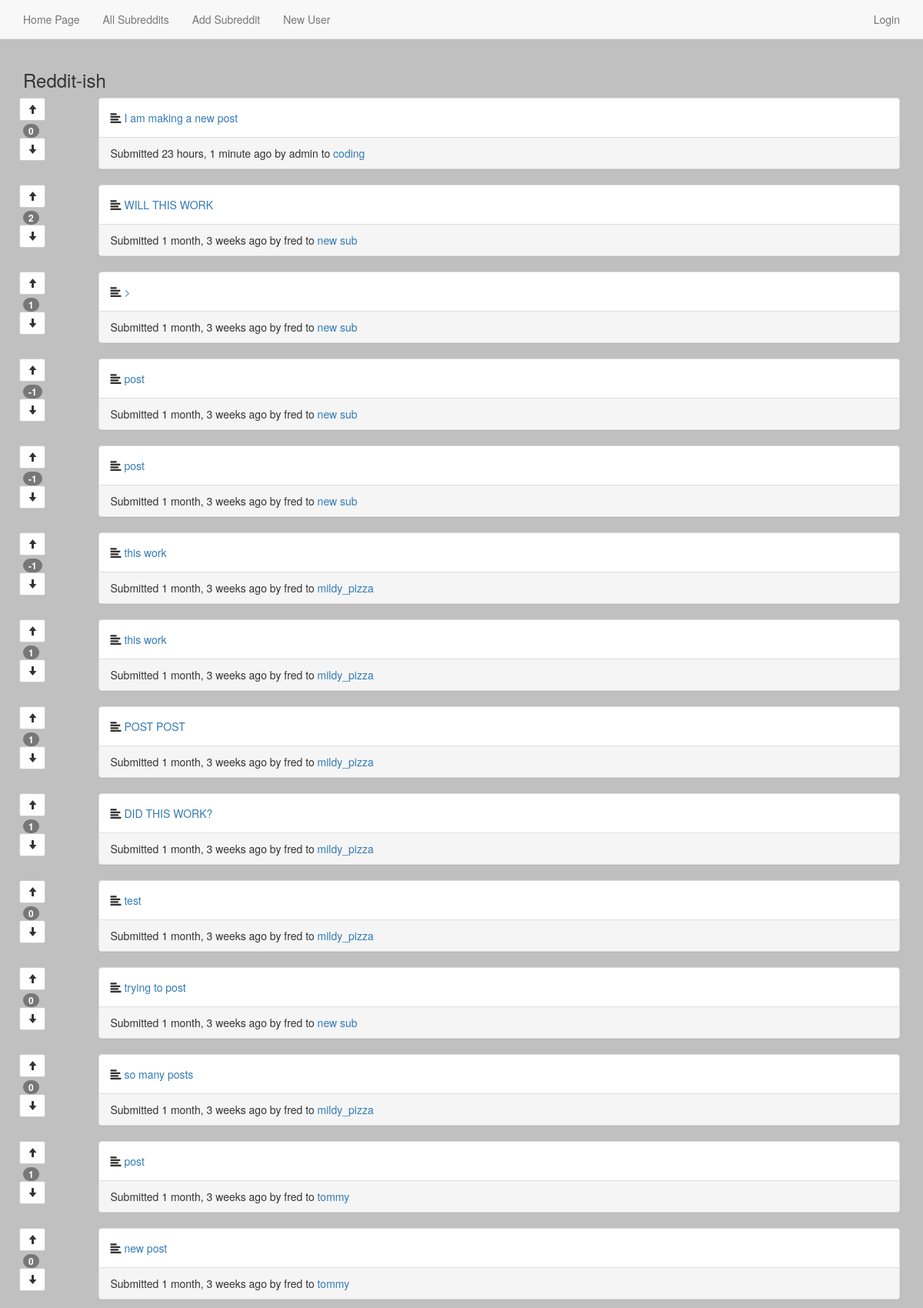
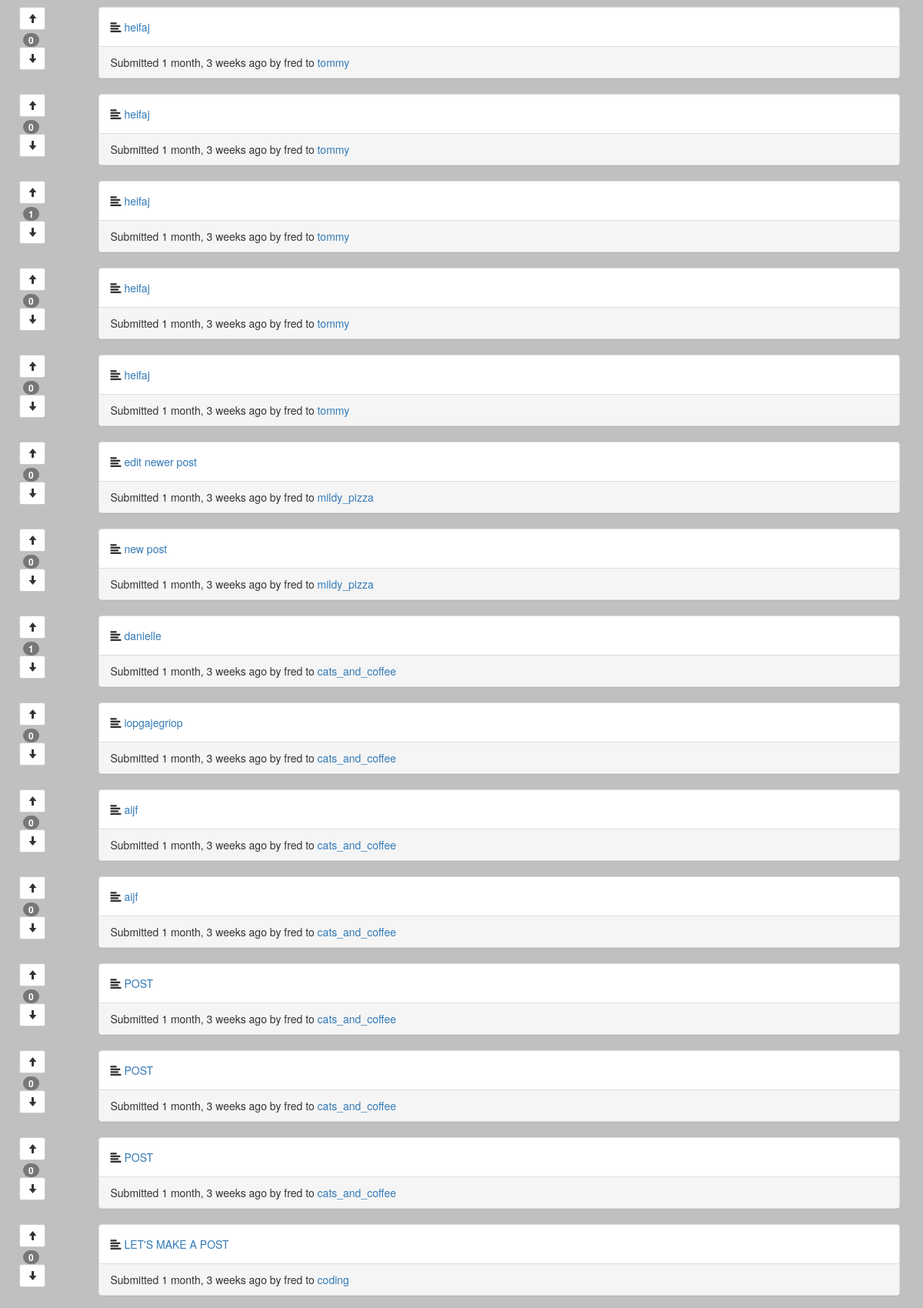
The page / (upper part) on the database its author committed (2 pictures, top to bottom).
### reddit_app/models.py (models this page shows, shortened)
class Post(models.Model):
    title = models.CharField(max_length=175)
    description = models.CharField(max_length=255)
    url = models.URLField(null=True, blank=True)
    creation_time = models.DateTimeField(auto_now_add=True)
    modification_time = models.DateTimeField(auto_now=True)
    subreddit = models.ForeignKey(Subreddit)
    user = models.ForeignKey(User)
    class Meta:
        ordering = ("-creation_time",)
    @property
    def score(self):
        return sum([post_obj.score for post_obj in self.postvote_set.all()])

class PostVote(models.Model):
    user = models.ForeignKey(User)
    post = models.ForeignKey(Post)
    value = models.BooleanField()
    class Meta:
        unique_together = ('user', 'post')
    @property
    def score(self):
        if self.value:
            return 1
        return -1

class Subreddit(models.Model):
    name = models.CharField(max_length=50)
    description = models.TextField()
    creation = models.DateTimeField(auto_now_add=True)
    def __str__(self):
        return self.name

### reddit_app/views.py (the view)
# urls.py: url(r'^$', IndexView.as_view(), name="index_view"),
class IndexView(ListView):
    template_name = 'index.html'
    model = Post

### templates/index.html (shortened to what this page needs)
{% extends 'base.html' %}
{% block content %}
            <div class="row">
            {% for post in object_list %}
              <div class="col-sm-1 ">
                  <div class="row center-block">
                    <div class="col">
                    <div class="btn-toolbar" role='group'>
                      <form class="" action="{% url 'post_upvote_view' post.id %}" method="post">
                        <button type="submit" class='btn btn-default btn-sm'>
                          <span class="glyphicon glyphicon-arrow-up" aria-hidden="true"></span>
                        </button>
                      </form>
                    </div>
                  </div>
                  </div>
                  <div class="row center-block">
                    <div class="col">
                      <span class="badge">{{ post.score }}</span>
                    </div>
                  </div>
                  <div class="row center-block">
                    <div class="col">
                    <div class="btn-toolbar" role='group'>
                      <form class="" action="{% url 'post_downvote_view' post.id %}" method="post">
                        <button type="submit" class='btn btn-default btn-sm'>
                          <span class="glyphicon glyphicon-arrow-down" aria-hidden="true"></span>
                        </button>
                      </form>
                    </div>
                  </div>
                  </div>
              </div>
              <div class="col-sm-11">
              <div class="panel panel-default">
                <div class="panel-body">
                  <span class="glyphicon glyphicon-align-left" aria-hidden="true"></span>
                  <a href="{% url 'post_detail_view' post.id %}">{{ post.title }}</a>
                </div>
                <div class="panel-footer">
                    Submitted {{ post.creation_time|timesince }} ago by {{ post.user }}
                    to <a href="{% url 'subreddit_detail_view' post.subreddit.id %}">{{ post.subreddit }}</a>
                </div>
              </div>
              </div>
              {% endfor %}
            </div>
{% endblock %}

### templates/base.html (style rules this page uses)
body { background-color: silver; }

### rows shown on the page
Post: score "0", title "I am making a new post", creation_time "23 hours, 1 minute", user "admin", subreddit "coding"
Post: score "2", title "WILL THIS WORK", creation_time "1 month, 3 weeks", user "fred", subreddit "new sub"
Post: score "1", title ">", creation_time "1 month, 3 weeks", user "fred", subreddit "new sub"
Post: score "-1", title "post", creation_time "1 month, 3 weeks", user "fred", subreddit "new sub"
Post: score "-1", title "post", creation_time "1 month, 3 weeks", user "fred", subreddit "new sub"
Post: score "-1", title "this work", creation_time "1 month, 3 weeks", user "fred", subreddit "mildy_pizza"
Post: score "1", title "this work", creation_time "1 month, 3 weeks", user "fred", subreddit "mildy_pizza"
Post: score "1", title "POST POST", creation_time "1 month, 3 weeks", user "fred", subreddit "mildy_pizza"
Post: score "1", title "DID THIS WORK?", creation_time "1 month, 3 weeks", user "fred", subreddit "mildy_pizza"
Post: score "0", title "test", creation_time "1 month, 3 weeks", user "fred", subreddit "mildy_pizza"
Post: score "0", title "trying to post", creation_time "1 month, 3 weeks", user "fred", subreddit "new sub"
Post: score "0", title "so many posts", creation_time "1 month, 3 weeks", user "fred", subreddit "mildy_pizza"
Post: score "1", title "post", creation_time "1 month, 3 weeks", user "fred", subreddit "tommy"
Post: score "0", title "new post", creation_time "1 month, 3 weeks", user "fred", subreddit "tommy"
Post: score "0", title "heifaj", creation_time "1 month, 3 weeks", user "fred", subreddit "tommy"
Post: score "0", title "heifaj", creation_time "1 month, 3 weeks", user "fred", subreddit "tommy"
Post: score "1", title "heifaj", creation_time "1 month, 3 weeks", user "fred", subreddit "tommy"
Post: score "0", title "heifaj", creation_time "1 month, 3 weeks", user "fred", subreddit "tommy"
Post: score "0", title "heifaj", creation_time "1 month, 3 weeks", user "fred", subreddit "tommy"
Post: score "0", title "edit newer post", creation_time "1 month, 3 weeks", user "fred", subreddit "mildy_pizza"
Post: score "0", title "new post", creation_time "1 month, 3 weeks", user "fred", subreddit "mildy_pizza"
Post: score "1", title "danielle", creation_time "1 month, 3 weeks", user "fred", subreddit "cats_and_coffee"
Post: score "0", title "iopgajegriop", creation_time "1 month, 3 weeks", user "fred", subreddit "cats_and_coffee"
Post: score "0", title "aijf", creation_time "1 month, 3 weeks", user "fred", subreddit "cats_and_coffee"
Post: score "0", title "aijf", creation_time "1 month, 3 weeks", user "fred", subreddit "cats_and_coffee"
Post: score "0", title "POST", creation_time "1 month, 3 weeks", user "fred", subreddit "cats_and_coffee"
Post: score "0", title "POST", creation_time "1 month, 3 weeks", user "fred", subreddit "cats_and_coffee"
Post: score "0", title "POST", creation_time "1 month, 3 weeks", user "fred", subreddit "cats_and_coffee"
Post: score "0", title "LET'S MAKE A POST", creation_time "1 month, 3 weeks", user "fred", subreddit "coding"
